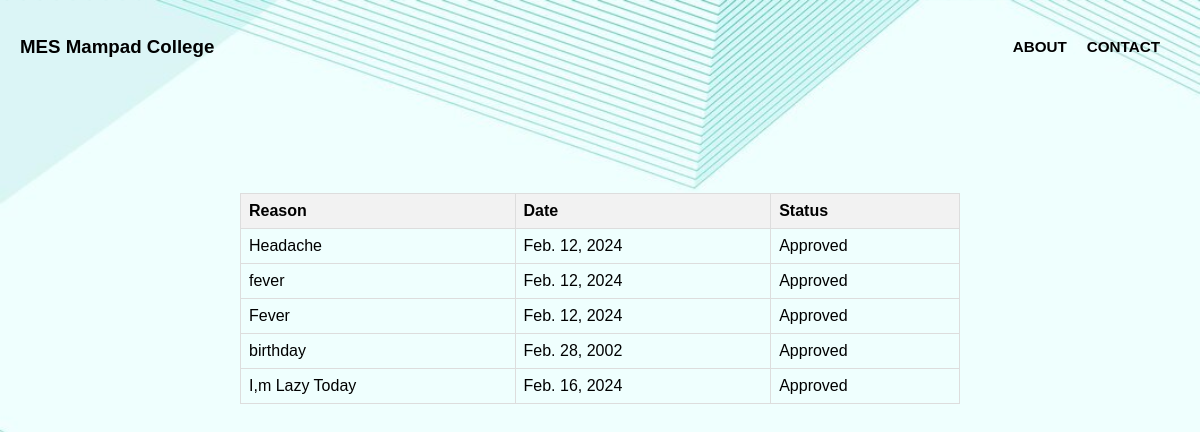
The app's page /stdviewstatus/ with its own data.
### leave_app/models.py (models this page shows)
class leave(models.Model):
    student = models.ForeignKey(student, on_delete=models.CASCADE)
    reason = models.CharField(max_length=255,null=True)
    date = models.DateField(default=datetime.date.today)
    STATUS_CHOICES = (
        ('Pending', 'Pending'),
        ('Approved', 'Approved'),
        ('Rejected', 'Rejected'),
    )
    status = models.CharField(max_length=10, choices=STATUS_CHOICES, default='Pending')

### leave_app/views.py (the view)
# urls.py: path('stdviewstatus/', views.stdview_status, name='stdview_status'),
def stdview_status(request):
    leaves = leave.objects.all()
    return render(request,'leave-status.html',{'leaves':leaves})

### templates/leave-status.html (shortened to what this page needs)
<!DOCTYPE html>
<html lang="en">
<head>
</head>
<body>
    <nav>
        <div>
            <h3>MES Mampad College</h3>
        </div>
        <div class="links">
            <div><a href="/about"><h3>ABOUT</h3></a></div>
            <div><a href="/contact"><h3>CONTACT</h3></a></div>
        </div>
    </nav>
    <div>
        <table border="1">
            <tr>
                <th>Reason</th>
                <th>Date</th>
                <th>Status</th>
            </tr>
            {% for i in leaves %}
            <tr>
                <td>{{ i.reason }}</td>
                <td>{{ i.date }}</td>
                <td>{{ i.status }}</td>
            </tr>
            {% endfor %}
        </table>
    </div>
</body>
</html>

### templates/leave-status.html (style rules this page uses)
* { margin: 0; padding: 0; box-sizing: border-box; }
body { font-family: Arial, sans-serif; background: url(../static/images/simple-green-gradient-background-vector-business_53876-171637.jpg); background-size: cover; }
nav { padding: 20px; color: white; display: flex; justify-content: space-between; align-items: center; }
.links { display: flex; }
.links a { color: rgb(33, 30, 30); text-decoration: none; margin-left: 20px; margin-right: 20px; font-size: 13px; transition: color 0.3s ease; }
table { width: 60%; border-collapse: collapse; margin-top: 100px; margin-left: auto; margin-right: auto; }
th, td { border: 1px solid #ddd; padding: 8px; text-align: left; }
th { background-color: #f2f2f2; }
h3 { padding-right: 20px; color: #000; }

### records on screen
leave: reason "Headache", date "Feb. 12, 2024", status "Approved"
leave: reason "fever", date "Feb. 12, 2024", status "Approved"
leave: reason "Fever", date "Feb. 12, 2024", status "Approved"
leave: reason "birthday", date "Feb. 28, 2002", status "Approved"
leave: reason "I,m Lazy Today", date "Feb. 16, 2024", status "Approved"
